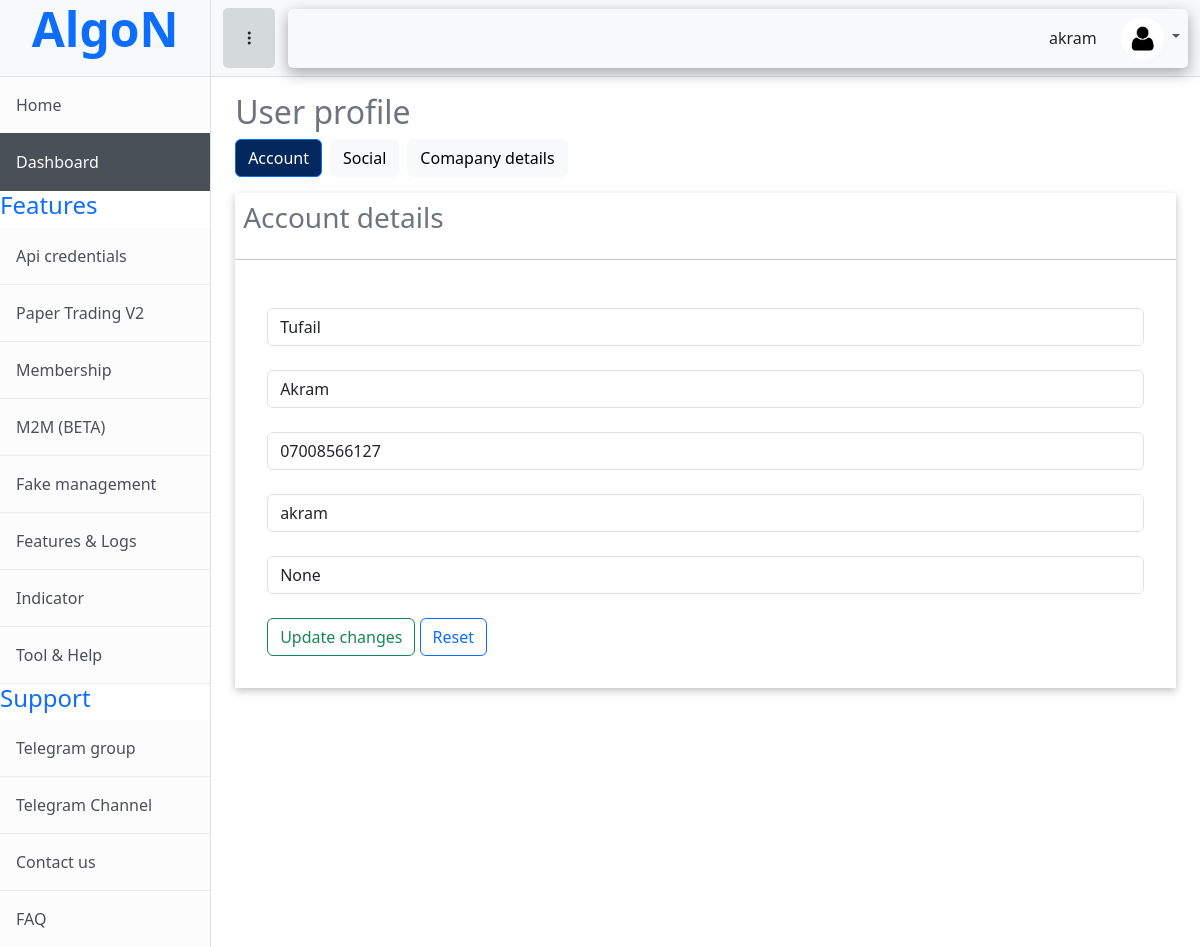
Screenshot of /user_details (signed in) with the database file from the repository.
### home/models.py (models this page shows)
class User(AbstractUser):
    username=models.CharField( max_length=50 ,null=True,unique=True)
    email=models.EmailField( max_length=254,null=True,unique=True)
    Mobile_number=models.CharField( max_length=50,null=True,blank=True)
    password=models.CharField( max_length=500,null=True,blank=True)
    confirm_password=models.CharField( max_length=50,null=True,blank=True)
    objects=UserManager()
    REQUIRED_FIELDS=[]

### home/views.py (the view, shortened to what this page needs)
# urls.py: path('user_details',views.user_details,name='user_details'),
def user_details(request):
    return render(request, 'user_profile.html')

### templates/user_profile.html (shortened to what this page needs)
{% extends 'Base_dashboard.html' %}
{% load static %}
{% block dashboard_body %}
<div class="container">
<h2 class="text-secondary mt-3">User profile</h2>
<div class="button_account_title d-flex gap-2">
    <button class="button btn btn-primary">Account</button>
    <button class="button btn btn-light">Social</button>
    <button class="button btn btn-light">Comapany details</button>
</div>
<div class="user_card mt-3" style="box-shadow: rgba(0, 0, 0, 0.24) 0px 3px 8px;">
    <h3 class="p-2 text-secondary">Account details</h3>
    <hr>
    <form action="" enctype="multipart/form-data" method="post" style="
    padding: 2rem;">
        <input type="text" class="form-control" name="first_name1" placeholder="Enter first name:" value="{{request.user.first_name}}"> <br>
        <input type="text" class="form-control" name="last_name1" placeholder="Enter last name:" value="{{request.user.last_name}}"> <br>
        <input type="number" class="form-control" name="phone_number" placeholder="Enter your phone number :" value="{{request.user.Mobile_number}}"> <br>
        <input type="text" class="form-control" name="hidden" placeholder="Enter last name:" value="{{request.user.username}}" > <br>
        <input type="email" readonly class="form-control" name="email" required value="{{request.user.email}}" placeholder="Email:"> <br>
          <input type="submit" id="sign_up" class="btn btn-outline-success" value="Update changes">
          <input type="reset" id="" class="btn btn-outline-primary" value="Reset">
      </form>
</div>
</div>
{% endblock dashboard_body %}

### templates/Base_dashboard.html (shortened to what this page needs)
<!DOCTYPE html>
<html lang="en">
    {% load static %}
    {% load socialaccount %}
  <head>
    <link
      href="https://cdnjs.cloudflare.com/ajax/libs/font-awesome/5.10.0/css/all.min.css"
      rel="stylesheet"
    />
    <link
      rel="stylesheet"
      href="https://cdn.jsdelivr.net/npm/swiper@9/swiper-bundle.min.css"
    />
    <link
      href="https://cdn.jsdelivr.net/npm/bootstrap-icons@1.4.1/font/bootstrap-icons.css"
      rel="stylesheet"
    />
    <link
      href="https://cdn.jsdelivr.net/npm/bootstrap@5.3.0-alpha3/dist/css/bootstrap.min.css"
      rel="stylesheet"
    />
    <link
      rel="stylesheet"
      href="https://cdn.jsdelivr.net/npm/bootstrap-icons@1.10.5/font/bootstrap-icons.css"
    />
  </head>
  <body>
    <div class="d-flex " id="wrapper">
      <div class="border-end bg-white" id="sidebar-wrapper" style="width: 16rem;">
        <div class="sidebar-heading border-bottom bg-light" style="    height: 4.8rem;
        text-align: center;">
            <a href="/" class="navbar-brand ms-4 ms-lg-0">
                <h1 class="display-5 text-primary m-0" style="    font-weight: 700;">AlgoN</h1>
            </a>
        </div>
        <div class="list-group list-group-flush">
          <a
            class="list-group-item list-group-item-action list-group-item-light p-3  "
            href=" {% url 'home' %} "
            >Home</a
          >
          <a
            class="list-group-item list-group-item-action list-group-item-light p-3 active "
            href=" {% url 'dashboard' %}"
            >Dashboard</a
          >
<h4 class="text-primary">Features</h4>
          <a
            class="list-group-item list-group-item-action list-group-item-light p-3"
            href="#!"
            >Api credentials</a
          >
          <a
            class="list-group-item list-group-item-action list-group-item-light p-3"
            href="#!"
            >Paper Trading V2</a
          >
          <a
            class="list-group-item list-group-item-action list-group-item-light p-3"
            href="#!"
            >Membership</a
          >
          <a
            class="list-group-item list-group-item-action list-group-item-light p-3"
            href="#!"
            >M2M (BETA)</a
          >
          <a
            class="list-group-item list-group-item-action list-group-item-light p-3"
            href="#!"
            >Fake management</a
          >
          <a
            class="list-group-item list-group-item-action list-group-item-light p-3"
            href="#!"
            >Features & Logs </a
          >
          <a
            class="list-group-item list-group-item-action list-group-item-light p-3"
            href="#!"
            >Indicator </a
          >
          <a
            class="list-group-item list-group-item-action list-group-item-light p-3"
            href="#!"
            >Tool  & Help </a>
            <h4 class="text-primary">Support</h4>
            <a
            class="list-group-item list-group-item-action list-group-item-light p-3"
            href="#!"
            >Telegram group</a>
            <a
            class="list-group-item list-group-item-action list-group-item-light p-3"
            href="#!"
            >Telegram Channel</a>
            <a
            class="list-group-item list-group-item-action list-group-item-light p-3"
            href="#!"
            >Contact us</a
          >
            <a
            class="list-group-item list-group-item-action list-group-item-light p-3"
            href="#!"
            > FAQ</a
          >
        </div>
      </div>
      <div id="page-content-wrapper">
        <nav
          class="navbar navbar-expand-lg navbar-light bg-light border-bottom"
        >
          <div class="container-fluid  ">
                <i class="bi bi-three-dots-vertical" id="sidebarToggle"></i>
            <div class="collapse navbar-collapse" id="navbarSupportedContent">
              <ul class="navbar-nav ms-auto mt-2 mt-lg-0" style='    display: flex;
              align-items: center;
              gap: 1rem;'>
               <li>
                {% if user.is_authenticated %}
                {{user.username}}
                {% endif %}
               </li>
                <li class="nav-item dropdown">
                  <a
                    class="nav-link dropdown-toggle"
                    id="navbarDropdown"
                    href="#"
                    role="button"
                    data-bs-toggle="dropdown"
                    aria-haspopup="true"
                    aria-expanded="false"
                    >
                    <img src="{% static 'images/pngwing.com.png' %}" style="width: 43px !important;">
                    </a
                  >
                </li>
              </ul>
            </div>
          </div>
        </nav>
        <div class="container-fluid">
         {% block dashboard_body %}{% endblock dashboard_body %}
      </div>
    </div>
  </body>
</html>

### templates/Base_dashboard.html (style rules this page uses)
@media (min-width: 768px) { #sidebar-wrapper { margin-left: 0; } }
@media (min-width: 768px) { #page-content-wrapper { min-width: 0; width: 100%; } }
#navbarSupportedContent { box-shadow: rgba(0, 0, 0, 0.35) 0px 5px 15px; border-radius: 5px; }
.btn-primary { --bs-btn-bg: #04275d; }
#sidebarToggle { padding: 18px; border-radius: 5px; background: #d4dadc; margin-right: 13px; cursor: pointer; }

### rows the page displays
User: username "akram", first_name1 "Tufail", last_name1 "Akram", phone_number "07008566127", hidden "akram", email "None"
